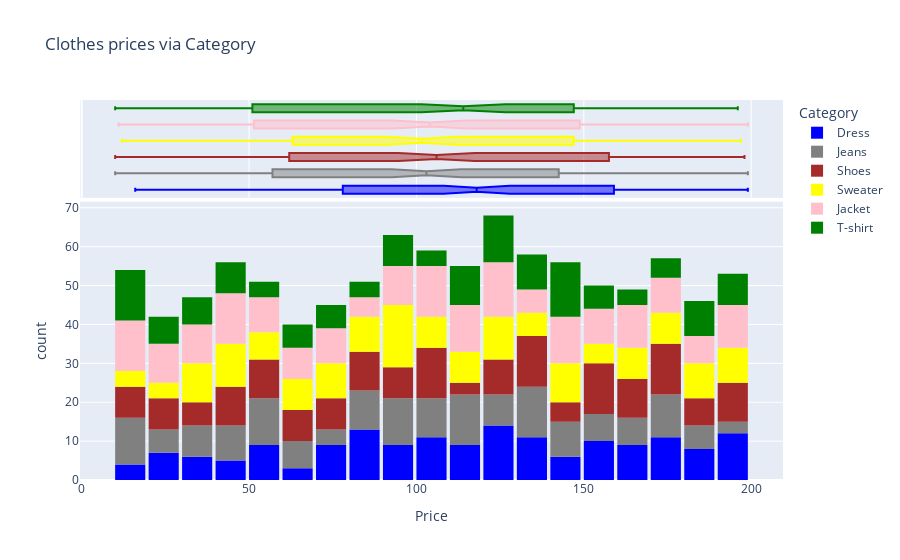

This figure's notebook cell:
### Code cell
fig=px.histogram(cloth_price_df,
                x='Price',
                marginal='box',# it plot a box plot above the histogram
                color='Category',
                color_discrete_sequence=['blue','grey','brown','yellow','pink','green'],
                title='Clothes prices via Category')
fig.update_layout(bargap=0.1)
fig.show()

### Figure 1 — Plotly figure (JSON) as saved in the notebook; plotly's stock layout.template omitted (floating-point values rounded to 4 significant figures; data arrays with more than 128 entries replaced by an {"elided": "..."} marker saying what was removed)
{"data": [{"alignmentgroup": "True", "bingroup": "x", "hovertemplate": "Category=Dress<br>Price=%{x}<br>count=%{y}<extra></extra>", "legendgroup": "Dress", "marker": {"color": "blue", "pattern": {"shape": ""}}, "name": "Dress", "offsetgroup": "Dress", "orientation": "v", "showlegend": true, "type": "histogram", "x": {"elided": "166 int values"}, "xaxis": "x", "yaxis": "y"}, {"alignmentgroup": "True", "hovertemplate": "Category=Dress<br>Price=%{x}<extra></extra>", "legendgroup": "Dress", "marker": {"color": "blue"}, "name": "Dress", "notched": true, "offsetgroup": "Dress", "showlegend": false, "type": "box", "x": {"elided": "166 int values"}, "xaxis": "x2", "yaxis": "y2"}, {"alignmentgroup": "True", "bingroup": "x", "hovertemplate": "Category=Jeans<br>Price=%{x}<br>count=%{y}<extra></extra>", "legendgroup": "Jeans", "marker": {"color": "grey", "pattern": {"shape": ""}}, "name": "Jeans", "offsetgroup": "Jeans", "orientation": "v", "showlegend": true, "type": "histogram", "x": {"elided": "167 int values"}, "xaxis": "x", "yaxis": "y"}, {"alignmentgroup": "True", "hovertemplate": "Category=Jeans<br>Price=%{x}<extra></extra>", "legendgroup": "Jeans", "marker": {"color": "grey"}, "name": "Jeans", "notched": true, "offsetgroup": "Jeans", "showlegend": false, "type": "box", "x": {"elided": "167 int values"}, "xaxis": "x2", "yaxis": "y2"}, {"alignmentgroup": "True", "bingroup": "x", "hovertemplate": "Category=Shoes<br>Price=%{x}<br>count=%{y}<extra></extra>", "legendgroup": "Shoes", "marker": {"color": "brown", "pattern": {"shape": ""}}, "name": "Shoes", "offsetgroup": "Shoes", "orientation": "v", "showlegend": true, "type": "histogram", "x": {"elided": "172 int values"}, "xaxis": "x", "yaxis": "y"}, {"alignmentgroup": "True", "hovertemplate": "Category=Shoes<br>Price=%{x}<extra></extra>", "legendgroup": "Shoes", "marker": {"color": "brown"}, "name": "Shoes", "notched": true, "offsetgroup": "Shoes", "showlegend": false, "type": "box", "x": {"elided": "172 int values"}, "xaxis": "x2", "yaxis": "y2"}, {"alignmentgroup": "True", "bingroup": "x", "hovertemplate": "Category=Sweater<br>Price=%{x}<br>count=%{y}<extra></extra>", "legendgroup": "Sweater", "marker": {"color": "yellow", "pattern": {"shape": ""}}, "name": "Sweater", "offsetgroup": "Sweater", "orientation": "v", "showlegend": true, "type": "histogram", "x": {"elided": "160 int values"}, "xaxis": "x", "yaxis": "y"}, {"alignmentgroup": "True", "hovertemplate": "Category=Sweater<br>Price=%{x}<extra></extra>", "legendgroup": "Sweater", "marker": {"color": "yellow"}, "name": "Sweater", "notched": true, "offsetgroup": "Sweater", "showlegend": false, "type": "box", "x": {"elided": "160 int values"}, "xaxis": "x2", "yaxis": "y2"}, {"alignmentgroup": "True", "bingroup": "x", "hovertemplate": "Category=Jacket<br>Price=%{x}<br>count=%{y}<extra></extra>", "legendgroup": "Jacket", "marker": {"color": "pink", "pattern": {"shape": ""}}, "name": "Jacket", "offsetgroup": "Jacket", "orientation": "v", "showlegend": true, "type": "histogram", "x": {"elided": "191 int values"}, "xaxis": "x", "yaxis": "y"}, {"alignmentgroup": "True", "hovertemplate": "Category=Jacket<br>Price=%{x}<extra></extra>", "legendgroup": "Jacket", "marker": {"color": "pink"}, "name": "Jacket", "notched": true, "offsetgroup": "Jacket", "showlegend": false, "type": "box", "x": {"elided": "191 int values"}, "xaxis": "x2", "yaxis": "y2"}, {"alignmentgroup": "True", "bingroup": "x", "hovertemplate": "Category=T-shirt<br>Price=%{x}<br>count=%{y}<extra></extra>", "legendgroup": "T-shirt", "marker": {"color": "green", "pattern": {"shape": ""}}, "name": "T-shirt", "offsetgroup": "T-shirt", "orientation": "v", "showlegend": true, "type": "histogram", "x": {"elided": "144 int values"}, "xaxis": "x", "yaxis": "y"}, {"alignmentgroup": "True", "hovertemplate": "Category=T-shirt<br>Price=%{x}<extra></extra>", "legendgroup": "T-shirt", "marker": {"color": "green"}, "name": "T-shirt", "notched": true, "offsetgroup": "T-shirt", "showlegend": false, "type": "box", "x": {"elided": "144 int values"}, "xaxis": "x2", "yaxis": "y2"}], "layout": {"bargap": 0.1, "barmode": "relative", "legend": {"title": {"text": "Category"}, "tracegroupgap": 0}, "title": {"text": "Clothes prices via Category"}, "xaxis": {"anchor": "y", "domain": [0, 1], "title": {"text": "Price"}}, "xaxis2": {"anchor": "y2", "domain": [0, 1], "matches": "x", "showgrid": true, "showticklabels": false}, "yaxis": {"anchor": "x", "domain": [0, 0.7326], "title": {"text": "count"}}, "yaxis2": {"anchor": "x2", "domain": [0.7426, 1], "matches": "y2", "showgrid": false, "showline": false, "showticklabels": false, "ticks": ""}}}
